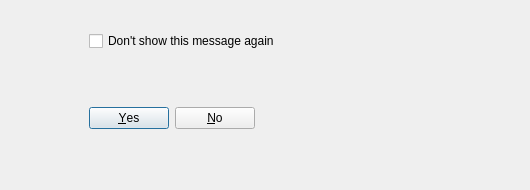
<?xml version="1.0" encoding="UTF-8"?>
<ui version="4.0">
 <class>ConfirmBox</class>
 <widget class="QDialog" name="ConfirmBox">
  <property name="windowModality">
   <enum>Qt::ApplicationModal</enum>
  </property>
  <property name="geometry">
   <rect>
    <x>0</x>
    <y>0</y>
    <width>530</width>
    <height>190</height>
   </rect>
  </property>
  <property name="sizePolicy">
   <sizepolicy hsizetype="Expanding" vsizetype="Expanding">
    <horstretch>0</horstretch>
    <verstretch>0</verstretch>
   </sizepolicy>
  </property>
  <property name="minimumSize">
   <size>
    <width>530</width>
    <height>190</height>
   </size>
  </property>
  <property name="maximumSize">
   <size>
    <width>530</width>
    <height>190</height>
   </size>
  </property>
  <property name="windowTitle">
   <string>Dialog</string>
  </property>
  <property name="styleSheet">
   <string notr="true">font: 11px &quot;Verdana&quot;;
color: rgb(0, 0, 0);</string>
  </property>
  <layout class="QGridLayout" name="gridLayout">
   <property name="sizeConstraint">
    <enum>QLayout::SetMinimumSize</enum>
   </property>
   <item row="0" column="0">
    <widget class="QLabel" name="iconLbl">
     <property name="styleSheet">
      <string notr="true">font-weight: normal;</string>
     </property>
     <property name="text">
      <string/>
     </property>
     <property name="scaledContents">
      <bool>false</bool>
     </property>
     <property name="alignment">
      <set>Qt::AlignLeading|Qt::AlignLeft|Qt::AlignTop</set>
     </property>
     <property name="indent">
      <number>0</number>
     </property>
    </widget>
   </item>
   <item row="0" column="1">
    <layout class="QVBoxLayout" name="verticalLayout" stretch="0,0,0">
     <property name="sizeConstraint">
      <enum>QLayout::SetMinimumSize</enum>
     </property>
     <item>
      <widget class="QLabel" name="msgLbl">
       <property name="sizePolicy">
        <sizepolicy hsizetype="Fixed" vsizetype="Fixed">
         <horstretch>0</horstretch>
         <verstretch>0</verstretch>
        </sizepolicy>
       </property>
       <property name="minimumSize">
        <size>
         <width>430</width>
         <height>0</height>
        </size>
       </property>
       <property name="maximumSize">
        <size>
         <width>430</width>
         <height>500</height>
        </size>
       </property>
       <property name="layoutDirection">
        <enum>Qt::LeftToRight</enum>
       </property>
       <property name="autoFillBackground">
        <bool>true</bool>
       </property>
       <property name="text">
        <string/>
       </property>
       <property name="textFormat">
        <enum>Qt::PlainText</enum>
       </property>
       <property name="scaledContents">
        <bool>false</bool>
       </property>
       <property name="alignment">
        <set>Qt::AlignJustify|Qt::AlignTop</set>
       </property>
       <property name="wordWrap">
        <bool>true</bool>
       </property>
       <property name="indent">
        <number>0</number>
       </property>
      </widget>
     </item>
     <item>
      <widget class="QCheckBox" name="dontaskCheck">
       <property name="styleSheet">
        <string notr="true">font-weight: normal;</string>
       </property>
       <property name="text">
        <string>Don't show this message again</string>
       </property>
      </widget>
     </item>
     <item>
      <widget class="QDialogButtonBox" name="buttonBox">
       <property name="sizePolicy">
        <sizepolicy hsizetype="Fixed" vsizetype="Expanding">
         <horstretch>0</horstretch>
         <verstretch>0</verstretch>
        </sizepolicy>
       </property>
       <property name="orientation">
        <enum>Qt::Horizontal</enum>
       </property>
       <property name="standardButtons">
        <set>QDialogButtonBox::No|QDialogButtonBox::Yes</set>
       </property>
       <property name="centerButtons">
        <bool>true</bool>
       </property>
      </widget>
     </item>
    </layout>
   </item>
  </layout>
 </widget>
 <tabstops>
  <tabstop>dontaskCheck</tabstop>
  <tabstop>buttonBox</tabstop>
 </tabstops>
 <resources/>
 <connections>
  <connection>
   <sender>buttonBox</sender>
   <signal>accepted()</signal>
   <receiver>ConfirmBox</receiver>
   <slot>accept()</slot>
   <hints>
    <hint type="sourcelabel">
     <x>248</x>
     <y>254</y>
    </hint>
    <hint type="destinationlabel">
     <x>157</x>
     <y>274</y>
    </hint>
   </hints>
  </connection>
  <connection>
   <sender>buttonBox</sender>
   <signal>rejected()</signal>
   <receiver>ConfirmBox</receiver>
   <slot>reject()</slot>
   <hints>
    <hint type="sourcelabel">
     <x>316</x>
     <y>260</y>
    </hint>
    <hint type="destinationlabel">
     <x>286</x>
     <y>274</y>
    </hint>
   </hints>
  </connection>
 </connections>
</ui>
